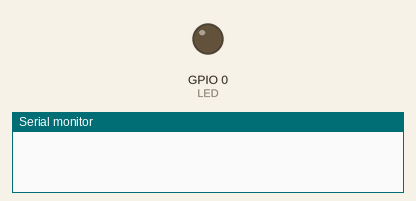
A sketch run on a simulated ESP32. On the bench: output pins drawn as LEDs (lit = HIGH), the last lines printed to the serial monitor. WiFi joins after 1.5 s; servers stay silent unless stated; network time is answered at once with the bench clock; the local clock reads 2024-03-15 10:24:30 at power-on unless the sketch sets it.

Above: at 0.1 s.
At 1.6 s:
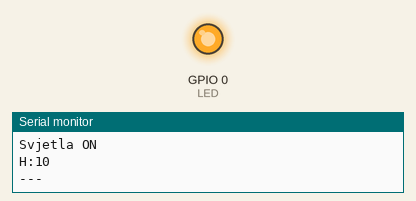
Timing chart, 0 to 3.1 s (numbered marks = the images above):
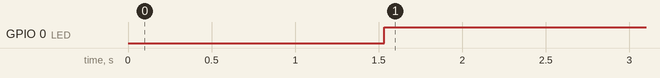

Measured:
- by itself, GPIO 0 (LED): LOW → HIGH at 1.5 s

The sketch:

KOD_ORIGINAL.ino
```cpp
#include <NTPClient.h>
#include <WiFiManager.h>
#include <WiFiUdp.h>


WiFiUDP ntpUDP;
NTPClient timeClient(ntpUDP, "europe.pool.ntp.org", 7200, 60000);

#define LED 0
int dan; int H; int sekunde; int minute;

void setup(){
  pinMode(LED,OUTPUT);
  WiFi.mode(WIFI_STA);
  Serial.begin(115200);
  WiFiManager wm;
 bool res;
 res = wm.autoConnect("Smart Garden","");

   if(!res) {
        Serial.println("Failed to connect");
        // ESP.restart();
    }
    else {
        Serial.println("connected...yeey :)");
    }
  timeClient.begin();
}

void loop() {
  timeClient.update();

  Serial.println(timeClient.getFormattedTime());
  H = (timeClient.getHours());
  sekunde = (timeClient.getSeconds());
  minute = (timeClient.getMinutes());
  dan = (timeClient.getDay());

  if (H > 22 || H < 8){
       digitalWrite(0,LOW);
       Serial.println("Svjetla OFF");
       Serial.print("H:");
       Serial.println(H);
            }
     else {
        digitalWrite(0,HIGH);
        Serial.println("Svjetla ON");
        Serial.print("H:");
        Serial.println(H);
           }
  Serial.println("---");
  delay(1000);
  }
```
